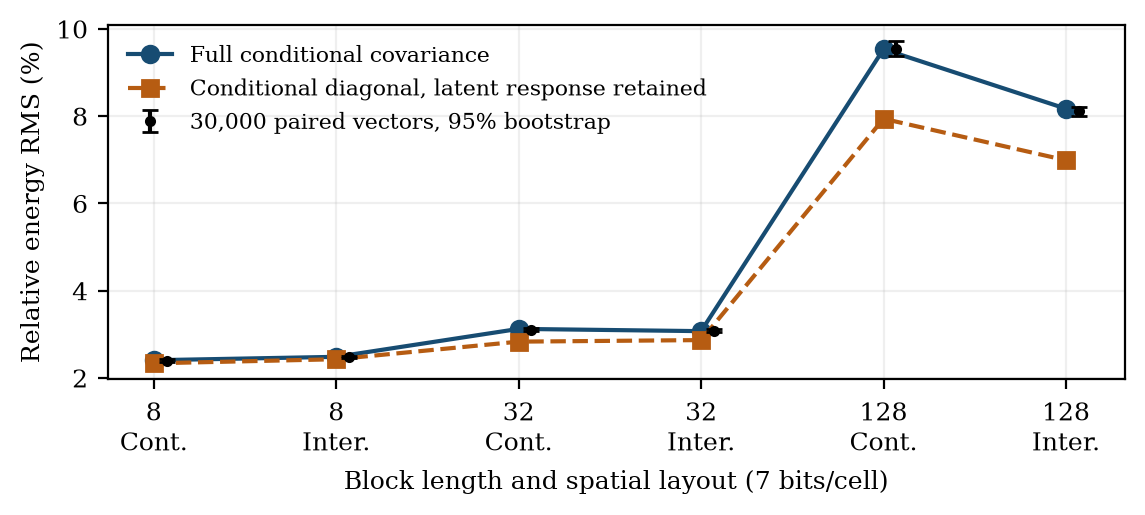

Recreate this plot in Python.
"""Prescribed latent-factor correlated sources in a 2D elliptic solve.

Run this file for quadrature, held-out sampling, actual codec packing, CG
checks, and artifacts. --from-saved rebuilds artifacts without recomputation.
All six equal-payload codecs and all quadrature orders remain in the package.
"""
from pathlib import Path
import argparse
import json
import math
import platform
import time

import numpy as np
import scipy
from scipy import special
from scipy.fft import dstn

import elliptic2d_application as elliptic
import poisson_application as codec
import run_revision as core

OUT = Path(__file__).resolve().parent
MESH, TAU = 16, .6
ORDERS = (21, 41, 61, 81, 101)
RELATIVE_QUADRATURE_TARGET = 1e-7


def loading(mesh):
    points = np.arange(1, mesh+1)/(mesh+1)
    x, y = np.meshgrid(points, points, indexing="ij")
    return (np.sin(np.pi*x)*np.sin(np.pi*y)).ravel()


def source_reference(scales, phi, tau, h, green):
    """Analytical whole-source energy for the correlated lognormal law."""
    log_cov = tau*tau*np.outer(phi, phi)
    log_variance = 1+tau*tau*phi*phi
    mean = scales*np.exp(log_variance/2)
    raw_second = np.outer(mean, mean)*np.exp(log_cov)
    np.fill_diagonal(raw_second, scales*scales*np.exp(2*log_variance))
    reference = h*h*float(np.sum(green*raw_second))
    source_second = scales*scales*np.exp(2*log_variance)
    norm_fourth_pairs = np.outer(source_second, source_second)*np.exp(4*log_cov)
    np.fill_diagonal(norm_fourth_pairs, scales**4*np.exp(8*log_variance))
    return reference, float(norm_fourth_pairs.sum())


def failure_audit(scales, phi, tau, config, h, eigenvalues, fourth_norm,
                  exponent_min=-128, exponent_max=127, skipped_states=0):
    """Correlated-input union bound; no product of marginal probabilities.

    P(all X_i<T) <= min_i P(X_i<T) in each block. The upper event is bounded
    by the sum of marginal tails. The same construction bounds outer strata
    of the population evaluator; skipped probabilities add at most their
    declared per-state threshold, independently of the latent factor.
    """
    standard_deviation = np.sqrt(1+tau*tau*phi*phi)
    lower_log = exponent_min*math.log(2)
    upper_log = (exponent_max+1)*math.log(2)
    lower_logs = special.log_ndtr((lower_log-np.log(scales))/standard_deviation)
    lower_block_logs = [float(np.min(lower_logs[np.asarray(ids)]))
                        for ids in config["block_indices"]]
    upper_logs = special.log_ndtr(-(upper_log-np.log(scales))/standard_deviation)
    event_logs = lower_block_logs+upper_logs.tolist()
    if skipped_states:
        event_logs.append(math.log(config["blocks"]*skipped_states*1e-25))
    event_log = min(0., float(special.logsumexp(event_logs)))
    factor = h*h/eigenvalues.min()*config["block_size"]*2.**(-2*(config["base_L"]+1))
    energy_log = math.log(factor)+.5*(math.log(fourth_norm)+event_log)
    return dict(probability_log10_bound=event_log/math.log(10),
                residual_energy_log10_bound=energy_log/math.log(10))


def quadrature(configs, mesh=MESH, tau=TAU, order=61):
    """Integrate full conditional responses; all codecs share node caches."""
    h, green, eigenvalues, _ = elliptic.geometry(mesh)
    scales, phi = elliptic.source_scales(mesh, "hotspot"), loading(mesh)
    reference, fourth_norm = source_reference(scales, phi, tau, h, green)
    points, weights = np.polynomial.hermite.hermgauss(order)
    points, weights = np.sqrt(2)*points, weights/math.sqrt(math.pi)
    accumulators = [dict(exact=0., independent=0., uniform=0., centered=0.,
                        conditional_mean_energy=0., mean=np.zeros(mesh*mesh),
                        second=np.zeros(mesh*mesh)) for _ in configs]
    for node, weight in zip(points, weights):
        local_scales, cache = scales*np.exp(tau*phi*node), {}
        for j, config in enumerate(configs):
            prediction = elliptic.population(local_scales, config, h, green, eigenvalues,
                                            cache, sigma=1., return_moments=True)
            accumulator = accumulators[j]
            accumulator["exact"] += weight*prediction["exact_energy_mse"]
            accumulator["independent"] += weight*prediction["independent_energy_mse"]
            accumulator["uniform"] += weight*prediction["uniform_energy_mse"]
            accumulator["centered"] += weight*prediction["exact_energy_variance"]
            accumulator["conditional_mean_energy"] += weight*prediction["energy_squared_bias"]
            error_mean = prediction["error_mean"]
            accumulator["mean"] += weight*error_mean
            accumulator["second"] += weight*(np.diag(prediction["error_covariance"])+error_mean**2)
    results = []
    for config, accumulator in zip(configs, accumulators):
        mean = accumulator["mean"]
        coherent_bias = h*h*float(mean@green@mean)
        unconditional_diagonal = h*h*float(np.dot(np.diag(green), accumulator["second"]-mean**2))
        failure = failure_audit(scales, phi, tau, config, h, eigenvalues, fourth_norm)
        # The evaluator loops over 76 exponents, each omitted below 1e-25.
        omitted = failure_audit(scales, phi, tau, config, h, eigenvalues, fourth_norm,
                                exponent_min=-40, exponent_max=35, skipped_states=76)
        omitted_residual = 10.**omitted["residual_energy_log10_bound"]
        omission_difference = 2*math.sqrt(accumulator["exact"]*omitted_residual)+omitted_residual
        row = {key: value for key, value in config.items()
               if key not in ("block_indices", "L_by_block")}
        row.update(tau=tau, quadrature_order=order, reference_expected_energy=reference,
            exact_energy_mse=accumulator["exact"], independent_energy_mse=accumulator["independent"],
            uniform_energy_mse=accumulator["uniform"],
            unconditional_diagonal_energy_mse=unconditional_diagonal+coherent_bias,
            conditional_centered_energy=accumulator["centered"],
            conditional_mean_energy=accumulator["conditional_mean_energy"],
            coherent_squared_bias_energy=coherent_bias,
            latent_mean_fluctuation_energy=accumulator["conditional_mean_energy"]-coherent_bias,
            exact_relative_rms=math.sqrt(accumulator["exact"]/reference),
            independent_relative_rms=math.sqrt(accumulator["independent"]/reference),
            uniform_relative_rms=math.sqrt(accumulator["uniform"]/reference),
            unconditional_diagonal_relative_rms=math.sqrt((unconditional_diagonal+coherent_bias)/reference),
            failure_probability_log10_bound=failure["probability_log10_bound"],
            failure_energy_mse_log10_bound=failure["residual_energy_log10_bound"],
            omitted_probability_log10_bound=omitted["probability_log10_bound"],
            omitted_energy_mse_bound=omission_difference)
        results.append(row)
    return results


def latent_population(config, mesh=MESH, tau=TAU, order=61):
    return quadrature([config], mesh, tau, order)[0]


def quadrature_convergence(configs, mesh=MESH, tau=TAU):
    all_rows, prior, final = [], None, None
    for order in ORDERS:
        start = time.time()
        results = quadrature(configs, mesh, tau, order)
        maximum_change = math.inf
        if prior is not None:
            maximum_change = max(abs(row[metric]/old[metric]-1)
                                 for row, old in zip(results, prior)
                                 for metric in ("exact_energy_mse", "independent_energy_mse", "conditional_mean_energy"))
        for row in results:
            row["maximum_relative_change_from_previous_order"] = maximum_change
            all_rows.append(row.copy())
        codec.write_csv(OUT/"latent_elliptic_quadrature.csv", all_rows)
        print(f"Latent GH order {order}: largest relative change {maximum_change:.3e}; "
              f"{time.time()-start:.1f}s", flush=True)
        prior, final = results, results
        if order >= 61 and maximum_change < RELATIVE_QUADRATURE_TARGET:
            return final, all_rows, maximum_change
    return final, all_rows, maximum_change


def write_artifacts(rows, manifest):
    import matplotlib
    matplotlib.use("Agg")
    import matplotlib.pyplot as plt
    positions = np.arange(len(rows))
    exact = np.array([row["exact_relative_rms"] for row in rows])*100
    independent = np.array([row["independent_relative_rms"] for row in rows])*100
    mc = np.array([row["mc_relative_rms"] for row in rows])*100
    low = np.array([row["mc_relative_rms_low"] for row in rows])*100
    high = np.array([row["mc_relative_rms_high"] for row in rows])*100
    with plt.rc_context({"font.family": "serif", "font.size": 9}):
        figure, axis = plt.subplots(figsize=(5.8, 2.65))
        axis.plot(positions, exact, "o-", label="Full conditional covariance", color="#174c72")
        axis.plot(positions, independent, "s--", label="Conditional diagonal, latent response retained", color="#b65c12")
        axis.errorbar(positions+.07, mc, yerr=np.array([mc-low, high-mc]), fmt=".", color="black", capsize=3,
                      label="30,000 paired vectors, 95% bootstrap")
        axis.set_xticks(positions, [f"{int(row['block_size'])}\n"+('Cont.' if row['layout']=='contiguous' else 'Inter.') for row in rows])
        axis.set_xlabel("Block length and spatial layout (7 bits/cell)")
        axis.set_ylabel("Relative energy RMS (%)")
        axis.legend(frameon=False, fontsize=8)
        axis.grid(alpha=.2)
        figure.tight_layout()
        figure.savefig(OUT/"latent_elliptic_application.pdf", bbox_inches="tight")
        figure.savefig(OUT/"latent_elliptic_application.png", dpi=200, bbox_inches="tight")
        plt.close(figure)
    table = []
    for row in rows:
        layout = "Cont." if row["layout"] == "contiguous" else "Inter."
        table.append(f"{int(row['block_size'])} & {layout} & {100*row['exact_relative_rms']:.3f} & "
                     f"{100*row['independent_relative_rms']:.3f} & "
                     f"[{100*row['mc_relative_rms_low']:.3f},{100*row['mc_relative_rms_high']:.3f}] " + r"\\")
    maximum_factor = max(row["exact_energy_mse"]/row["independent_energy_mse"] for row in rows)
    section = r"""\subsection{A correlated source field}\label{sec:revision-latent}
For correlated inputs on the $16\times16$ grid, use the same hotspot
envelope $a_i$ and let
\[
 b_i=a_i\exp(Z_i+0.6\phi_iY),\qquad
 \phi_i=\sin(\pi x_i)\sin(\pi y_i),
\]
where $Y,Z_1,\ldots,Z_N$ are independent standard normals.
Corollary~\ref{cor:conditional-mixture} gives the energy prediction
\begin{equation}\label{eq:revision-latent-energy}
 \mathbb E\|\widehat u-u\|_{A,h}^2
 =h^2\mathbb E_Y\!\left[\operatorname{tr}(G\Sigma(Y))
                         +m(Y)^TGm(Y)\right].
\end{equation}
The diagonal comparison replaces $\Sigma(Y)$ by its diagonal while retaining
the entire second term, including the correlations induced by the latent
factor across distinct blocks. The reference source energy is analytical:
for $M_i=a_i\exp((1+0.36\phi_i^2)/2)$,
$\mathbb E[b_ib_j]=M_iM_j\exp(0.36\phi_i\phi_j)$ for $i\ne j$, and
$\mathbb E[b_i^2]=a_i^2\exp(2(1+0.36\phi_i^2))$.

All six prescribed block/layout codecs use $7N$ bits. Gauss--Hermite orders
__ORDERS__ give a final relative change of __CHANGE__ in energy MSE and the
conditional-mean contribution. A new stream of __TRIALS__ source vectors is paired
across codecs, with __BOOT__ vector-bootstrap replicates. The measured
nominal intervals contain all __COVERAGE__ population predictions. Actual CG solves
on __CG__ vectors per codec have maximum relative energy difference
__CGERR__ from the direct source-error energies.

\begin{table}[tb]
\centering
\caption{Correlated hotspot sources: relative energy RMS (percent).}
\label{tab:revision-latent}
\begingroup\footnotesize\setlength{\tabcolsep}{4pt}
\begin{tabular}{rlrrl}
\toprule
$|B_j|$ & Layout & Full & Diagonal & MC $95\%$ interval\\
\midrule
__TABLE__
\bottomrule
\end{tabular}\endgroup
\end{table}
The diagonal model underestimates energy MSE by as much as a factor
__FACTOR__. This comparison isolates the shared-exponent contribution after
the latent source correlation is included.
"""
    changes = {"__TABLE__": "\n".join(table), "__ORDERS__": ", ".join(map(str, manifest["quadrature_orders"])),
               "__CHANGE__": f"${manifest['maximum_final_quadrature_relative_change']:.1e}$",
               "__TRIALS__": f"{manifest['trials']:,}".replace(",", r"\,"),
               "__BOOT__": str(manifest["bootstrap_replicates"]),
               "__COVERAGE__": str(manifest["exact_rms_ci_coverage"]),
               "__CG__": str(manifest["cg_vectors_per_codec"]),
               "__CGERR__": f"${manifest['maximum_cg_relative_energy_error']:.1e}$",
               "__FACTOR__": f"{maximum_factor:.2f}"}
    for key, value in changes.items():
        section = section.replace(key, value)
    # Convert scientific notation to native LaTeX once, without changing values.
    import re
    section = re.sub(r"\$([0-9.]+)e([+-][0-9]+)\$",
                     lambda match: "$"+match.group(1)+r"\times10^{"+str(int(match.group(2)))+"}$", section)
    (OUT.parent/"latent_application.tex").write_text(section, encoding="utf-8")
    files = [path for path in OUT.glob("latent_elliptic_*")
             if path.is_file() and path.name != "latent_elliptic_manifest.json"]
    manifest["files"] = {path.name: elliptic.sha(path) for path in sorted(files)}
    manifest["generated_section_sha256"] = elliptic.sha(OUT.parent/"latent_application.tex")
    (OUT/"latent_elliptic_manifest.json").write_text(json.dumps(manifest, indent=2)+"\n", encoding="utf-8")


def run(trials=30000, bootstrap=300, cg_vectors=100):
    started = time.time()
    configs = elliptic.configurations(MESH)
    numerical_source = OUT/"latent_elliptic_numerical_source.py"
    numerical_source.write_bytes(Path(__file__).read_bytes())
    prespecification = dict(date="2026-10-10 Asia/Shanghai", mesh=MESH, n=MESH*MESH, tau=TAU,
        source="a_i exp(Z_i+tau*phi_i*Y); Y,Z_i independent N(0,1)",
        envelope="1+7exp(-((x-.3)^2+(y-.65)^2)/.02)",
        loading="sin(pi*x)sin(pi*y)", configurations=configs,
        trials=trials, bootstrap_replicates=bootstrap, cg_vectors_per_codec=cg_vectors,
        quadrature_orders_planned=list(ORDERS), relative_quadrature_target=RELATIVE_QUADRATURE_TARGET,
        comparison="Drop conditional within-block error covariances; retain E[mu(Y)^T G mu(Y)], including latent correlations and bias",
        reference="Analytical correlated-lognormal raw source moments propagated through fixed2D Green matrix",
        codec="Actual signed int8 exponents and L+3 coefficient bits, fixed7bits/cell; no escape or saturation",
        sampling="All6 codecs share a new held-out source stream; whole-vector percentile bootstrap; no configuration/interval deletion",
        rng="core.rng_for('latent_elliptic','heldout','input',16,.6), PCG64 SHA256labels",
        solver="scipy CG rtol1e-11, atol0, maxiter4N; first100 complete vectors/codecs",
        design="tau=.6 and all six codecs prescribed before quadrature or sampling; no tau/seed scan",
        stage="Before quadrature and sampling", numerical_source_sha256=elliptic.sha(numerical_source),
        dependencies={"elliptic2d_application.py": elliptic.sha(OUT/"elliptic2d_application.py"),
                      "poisson_application.py": elliptic.sha(OUT/"poisson_application.py"),
                      "run_revision.py": elliptic.sha(OUT/"run_revision.py")})
    (OUT/"latent_elliptic_prespecification.json").write_text(json.dumps(prespecification, indent=2)+"\n", encoding="utf-8")
    predictions, quadrature_rows, maximum_change = quadrature_convergence(configs)
    prespecification.update(stage="Before Monte Carlo, after recorded quadrature convergence",
                            quadrature_orders=sorted({row["quadrature_order"] for row in quadrature_rows}),
                            maximum_final_quadrature_relative_change=maximum_change,
                            final_quadrature_order=predictions[0]["quadrature_order"],
                            numerical_quadrature_target_met=bool(maximum_change < RELATIVE_QUADRATURE_TARGET))
    (OUT/"latent_elliptic_prespecification.json").write_text(json.dumps(prespecification, indent=2)+"\n", encoding="utf-8")
    h, green, eigenvalues, matrix = elliptic.geometry(MESH)
    scales, phi = elliptic.source_scales(MESH, "hotspot"), loading(MESH)
    generator = core.rng_for("latent_elliptic", "heldout", "input", MESH, TAU)
    energy = np.empty((trials, len(configs)))
    minima, maxima = np.full(len(configs), 10000), np.full(len(configs), -10000)
    cg_inputs, cg_errors = [], [[] for _ in configs]
    batch = max(1, 500000//(MESH*MESH))
    for begin in range(0, trials, batch):
        count = min(batch, trials-begin)
        factors = generator.normal(size=count)
        inputs = scales*np.exp(generator.normal(size=(count, MESH*MESH))+TAU*factors[:, None]*phi)
        to_check = max(0, min(cg_vectors-begin, count))
        if to_check:
            cg_inputs.extend(inputs[:to_check])
        for j, config in enumerate(configs):
            errors, emin, emax = codec.bounded_quantize(inputs, config)
            transformed = dstn(errors.reshape(-1, MESH, MESH), type=1, norm="ortho", axes=(1, 2))
            energy[begin:begin+count, j] = h*h*np.sum(transformed**2/eigenvalues, axis=(1, 2))
            minima[j], maxima[j] = min(minima[j], emin), max(maxima[j], emax)
            if to_check:
                cg_errors[j].extend(errors[:to_check])
    np.savez_compressed(OUT/"latent_elliptic_samples.npz", energy=energy,
                        codec_ids=np.array([config["id"] for config in configs]),
                        exponent_min=minima, exponent_max=maxima,
                        cg_inputs=np.array(cg_inputs), cg_errors=np.array(cg_errors))
    rows, solver_rows = [], []
    for j, row in enumerate(predictions):
        values = energy[:, j]
        rms = math.sqrt(float(values.mean())/row["reference_expected_energy"])
        low, high = codec.bootstrap_rms(values, row["reference_expected_energy"],
                                       ("latent_elliptic", MESH, TAU, row["id"]), bootstrap)
        audits = elliptic.cg_audit(np.array(cg_inputs), np.array(cg_errors[j]), matrix, eigenvalues, h, MESH)
        solver_rows.extend(dict(codec=row["id"], **audit) for audit in audits)
        row.update(trials=trials, mc_energy_mse=float(values.mean()), mc_relative_rms=rms,
                   mc_relative_rms_low=float(low), mc_relative_rms_high=float(high),
                   exact_in_mc_interval=bool(low <= row["exact_relative_rms"] <= high),
                   relative_prediction_error=rms/row["exact_relative_rms"]-1,
                   observed_exponent_min=int(minima[j]), observed_exponent_max=int(maxima[j]),
                   cg_vectors=len(audits),
                   cg_max_relative_energy_error=max(a["relative_energy_error"] for a in audits),
                   cg_max_relative_energy_norm_certificate=max(a["relative_energy_norm_certificate"] for a in audits),
                   format_failures=0)
        row.pop("maximum_relative_change_from_previous_order", None)
        rows.append(row)
    codec.write_csv(OUT/"latent_elliptic_results.csv", rows)
    codec.write_csv(OUT/"latent_elliptic_cg_audit.csv", solver_rows)
    manifest = dict(prespecification, numerical_source_snapshot=numerical_source.name,
        duration_seconds=time.time()-started, configuration_count=len(rows),
        exact_rms_ci_coverage=sum(row["exact_in_mc_interval"] for row in rows),
        maximum_relative_rms_prediction_error=max(abs(row["relative_prediction_error"]) for row in rows),
        maximum_cg_relative_energy_error=max(row["cg_max_relative_energy_error"] for row in rows),
        maximum_cg_relative_energy_norm_certificate=max(row["cg_max_relative_energy_norm_certificate"] for row in rows),
        maximum_omitted_energy_mse_bound=max(row["omitted_energy_mse_bound"] for row in rows),
        failure_probability_log10_bound=max(row["failure_probability_log10_bound"] for row in rows),
        failure_energy_mse_log10_bound=max(row["failure_energy_mse_log10_bound"] for row in rows),
        format_failures=0, numpy=np.__version__, scipy=scipy.__version__, python=platform.python_version())
    write_artifacts(rows, manifest)
    print(f"Latent experiment retained all6 codecs, coverage {manifest['exact_rms_ci_coverage']}/6; "
          f"max RMS discrepancy {100*manifest['maximum_relative_rms_prediction_error']:.2f}%; "
          f"CG max energy error {manifest['maximum_cg_relative_energy_error']:.2e}", flush=True)


if __name__ == "__main__":
    parser = argparse.ArgumentParser(description=__doc__)
    parser.add_argument("--from-saved", action="store_true")
    parser.add_argument("--trials", type=int, default=30000)
    parser.add_argument("--bootstrap", type=int, default=300)
    parser.add_argument("--cg-vectors", type=int, default=100)
    args = parser.parse_args()
    if args.from_saved:
        write_artifacts(codec.read_rows("latent_elliptic_results.csv"),
                        json.loads((OUT/"latent_elliptic_manifest.json").read_text(encoding="utf-8")))
    else:
        run(args.trials, args.bootstrap, args.cg_vectors)
